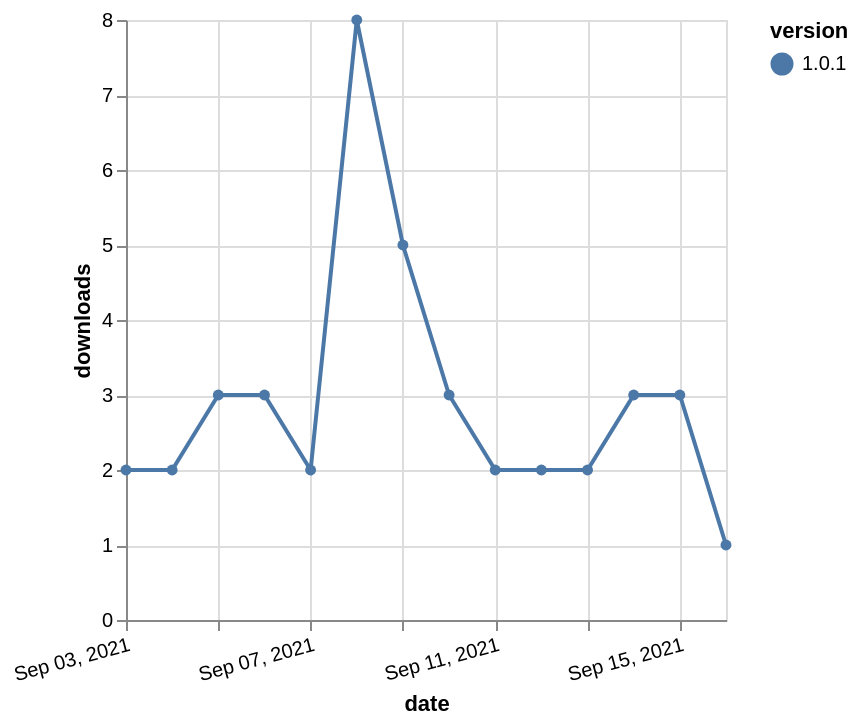

Express this chart as Vega-Lite.
### Vega-Lite specification from a JSON file in a GitHub repository (floating-point values rounded to 4 significant figures)
{"$schema": "https://vega.github.io/schema/vega-lite/v5.json", "description": "A simple bar chart with embedded data.", "data": {"values": [{"date": "2021-09-03", "total": 5515, "delta": 2, "version": "1.0.1"}, {"date": "2021-09-04", "total": 5517, "delta": 2, "version": "1.0.1"}, {"date": "2021-09-05", "total": 5520, "delta": 3, "version": "1.0.1"}, {"date": "2021-09-06", "total": 5523, "delta": 3, "version": "1.0.1"}, {"date": "2021-09-07", "total": 5525, "delta": 2, "version": "1.0.1"}, {"date": "2021-09-08", "total": 5533, "delta": 8, "version": "1.0.1"}, {"date": "2021-09-09", "total": 5538, "delta": 5, "version": "1.0.1"}, {"date": "2021-09-10", "total": 5541, "delta": 3, "version": "1.0.1"}, {"date": "2021-09-11", "total": 5543, "delta": 2, "version": "1.0.1"}, {"date": "2021-09-12", "total": 5545, "delta": 2, "version": "1.0.1"}, {"date": "2021-09-13", "total": 5547, "delta": 2, "version": "1.0.1"}, {"date": "2021-09-14", "total": 5550, "delta": 3, "version": "1.0.1"}, {"date": "2021-09-15", "total": 5553, "delta": 3, "version": "1.0.1"}, {"date": "2021-09-16", "total": 5554, "delta": 1, "version": "1.0.1"}]}, "width": "container", "mark": {"type": "line", "point": {"filled": true}}, "encoding": {"x": {"field": "date", "type": "temporal", "timeUnit": "yearmonthdate", "title": "date", "axis": {"labelAngle": -15}}, "y": {"field": "delta", "type": "quantitative", "title": "downloads"}, "color": {"field": "version", "type": "nominal"}, "tooltip": {"field": "delta"}}}
